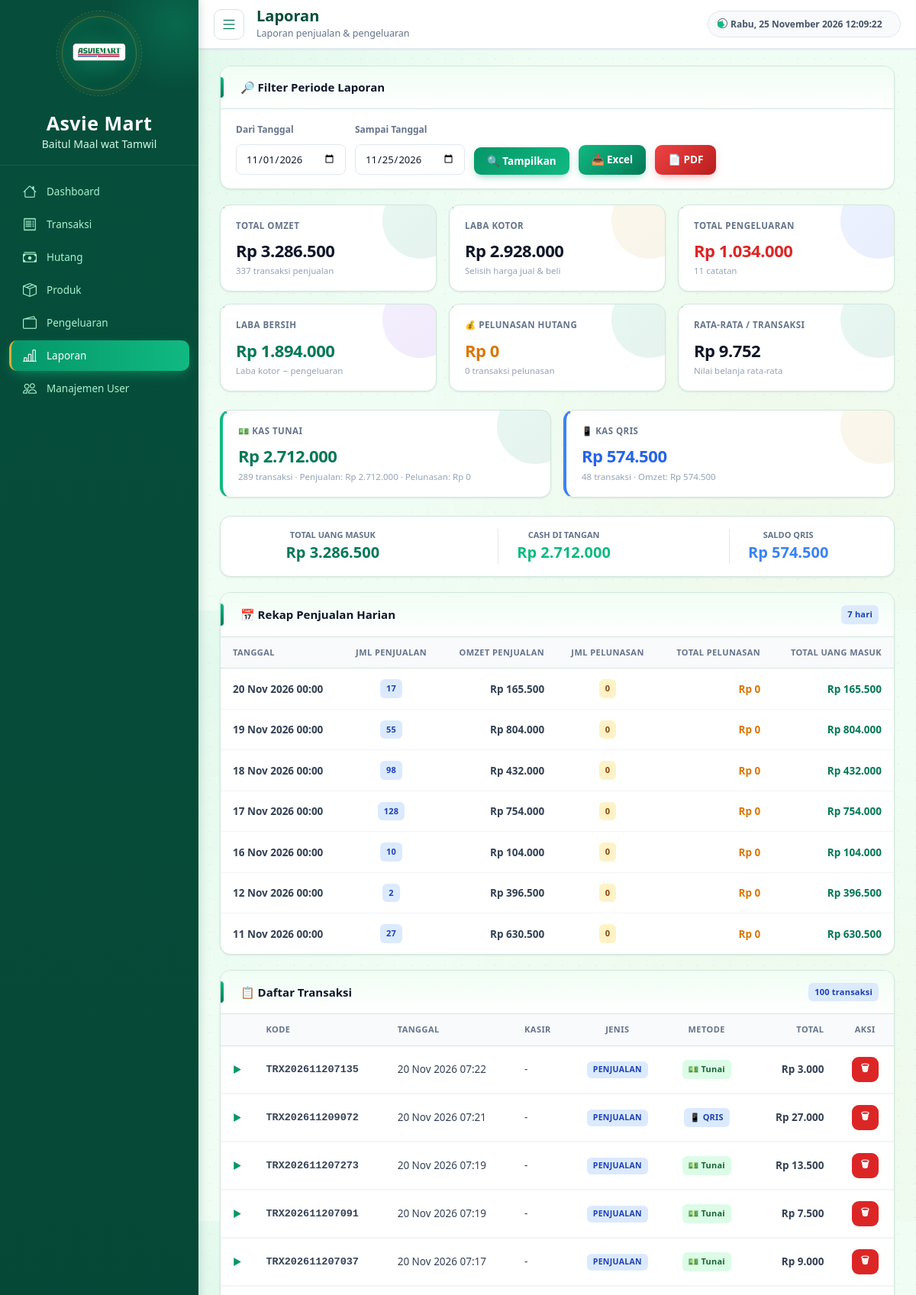
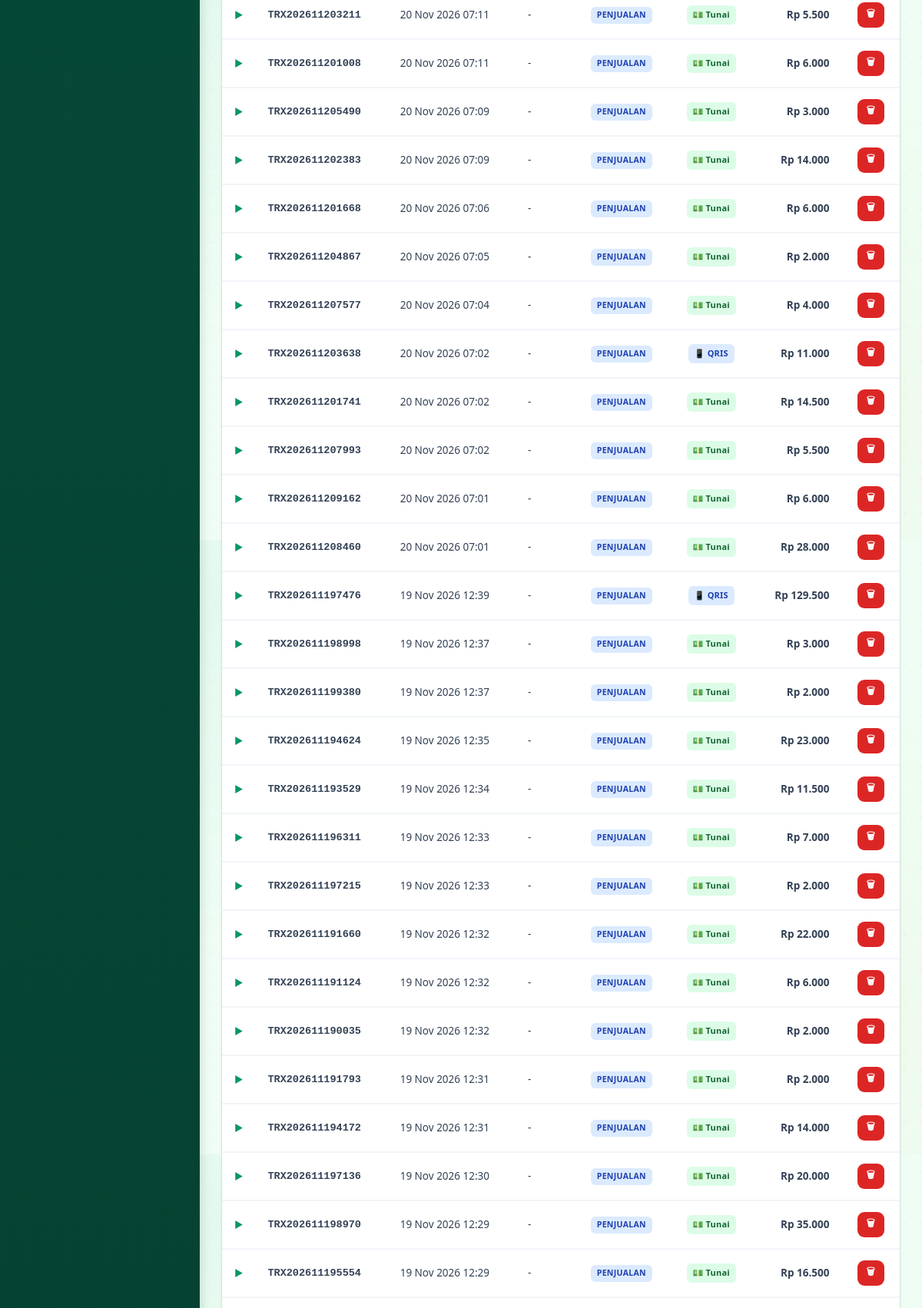
Screenshot of /admin/laporan.php (signed in, upper part) with the database file from the repository (2 pictures, top to bottom).
### tables this page shows
CREATE TABLE `transaksi` (
  `id` int NOT NULL,
  `kode` varchar(30) NOT NULL,
  `tanggal` datetime DEFAULT CURRENT_TIMESTAMP,
  `user_id` int DEFAULT NULL,
  `jenis` enum('penjualan','pembelian','pelunasan') NOT NULL,
  `total` decimal(15,2) DEFAULT '0.00',
  `metode_pembayaran` varchar(20) DEFAULT 'Tunai',
  `bayar` decimal(15,2) DEFAULT '0.00',
  `kembalian` decimal(15,2) DEFAULT '0.00',
  `keterangan` text
);

### includes/functions.php (called while the page is built, shortened)
<?php
function e($str) {
    return htmlspecialchars((string)$str, ENT_QUOTES, 'UTF-8');
}
function rupiah($angka) {
    return 'Rp ' . number_format((float)$angka, 0, ',', '.');
}
function tanggalIndo($datetime) {
    $bulan = [1 => 'Jan', 'Feb', 'Mar', 'Apr', 'Mei', 'Jun', 'Jul', 'Agu', 'Sep', 'Okt', 'Nov', 'Des'];
    $ts = strtotime($datetime);
    return date('d', $ts) . ' ' . $bulan[(int)date('n', $ts)] . ' ' . date('Y H:i', $ts);
}

### admin/laporan.php (the view, shortened to what this page needs)
<?php
require_once '../config/database.php';
$dari   = $_GET['dari']   ?? date('Y-m-01');
$sampai = $_GET['sampai'] ?? date('Y-m-d');
$stmt = $pdo->prepare("
    SELECT COUNT(*) AS jml, COALESCE(SUM(total),0) AS omzet,
           COALESCE(AVG(total),0) AS rata
    FROM transaksi
    WHERE jenis='penjualan' AND DATE(tanggal) BETWEEN ? AND ?
");
$stmt->execute([$dari, $sampai]);
$rekapJual = $stmt->fetch();
$stmt = $pdo->prepare("
    SELECT COUNT(*) AS jml, COALESCE(SUM(bayar),0) AS total
    FROM transaksi
    WHERE jenis='pelunasan' AND DATE(tanggal) BETWEEN ? AND ?
");
$stmt->execute([$dari, $sampai]);
$rekapPelunasan = $stmt->fetch();
$stmt = $pdo->prepare("
    SELECT
        COALESCE(metode_pembayaran,'tunai') AS metode,
        COUNT(*) AS jml,
        COALESCE(SUM(total),0) AS omzet,
        COALESCE(SUM(CASE WHEN COALESCE(metode_pembayaran,'tunai')='tunai' THEN (bayar-kembalian) ELSE total END),0) AS terbayar
    FROM transaksi
    WHERE jenis='penjualan' AND DATE(tanggal) BETWEEN ? AND ?
    GROUP BY COALESCE(metode_pembayaran,'tunai')
");
$stmt->execute([$dari, $sampai]);
$rekapMetode = [];
foreach ($stmt->fetchAll() as $row) {
    $rekapMetode[strtolower($row['metode'])] = $row;
}
$kasTunai  = $rekapMetode['tunai']  ?? ['jml'=>0,'omzet'=>0,'terbayar'=>0];
$kasQris   = $rekapMetode['qris']   ?? ['jml'=>0,'omzet'=>0,'terbayar'=>0];
$kasTunai['terbayar'] = (float)$kasTunai['terbayar'] + (float)$rekapPelunasan['total'];
$kasTunai['jml']      = (int)$kasTunai['jml'] + (int)$rekapPelunasan['jml'];
$stmt = $pdo->prepare("
    SELECT COALESCE(SUM((d.harga - p.harga_beli) * d.qty),0) AS laba
    FROM transaksi_detail d
    JOIN produk p ON p.id = d.produk_id
    JOIN transaksi t ON t.id = d.transaksi_id
    WHERE t.jenis='penjualan' AND DATE(t.tanggal) BETWEEN ? AND ?
");
$stmt->execute([$dari, $sampai]);
$labaKotor = (float)$stmt->fetchColumn();
$stmt = $pdo->prepare("
    SELECT DATE(tanggal) AS tgl,
           SUM(CASE WHEN jenis='penjualan' THEN 1 ELSE 0 END) AS jml_jual,
           SUM(CASE WHEN jenis='penjualan' THEN total ELSE 0 END) AS omzet,
           SUM(CASE WHEN jenis='pelunasan' THEN 1 ELSE 0 END) AS jml_pelunasan,
           SUM(CASE WHEN jenis='pelunasan' THEN bayar ELSE 0 END) AS total_pelunasan
    FROM transaksi
    WHERE jenis IN ('penjualan','pelunasan') AND DATE(tanggal) BETWEEN ? AND ?
    GROUP BY DATE(tanggal)
    ORDER BY tgl DESC
");
$stmt->execute([$dari, $sampai]);
$harian = $stmt->fetchAll();
$stmt = $pdo->prepare("
    SELECT t.*, u.nama AS kasir, t.metode_pembayaran,
           (SELECT COUNT(*) FROM transaksi_detail WHERE transaksi_id = t.id) AS jml_item
    FROM transaksi t
    LEFT JOIN users u ON u.id = t.user_id
    WHERE t.jenis IN ('penjualan','pelunasan') AND DATE(t.tanggal) BETWEEN ? AND ?
    ORDER BY t.id DESC
    LIMIT 100
");
$stmt->execute([$dari, $sampai]);
$daftarTransaksi = $stmt->fetchAll();
$totalPengeluaran = 0.0;
$rekapKeluar = ['total' => 0, 'jml' => 0];
try {
    $stmt = $pdo->prepare("
        SELECT COALESCE(SUM(nominal),0) AS total, COUNT(*) AS jml
        FROM pengeluaran
        WHERE DATE(tanggal) BETWEEN ? AND ?
    ");
    $stmt->execute([$dari, $sampai]);
    $rekapKeluar = $stmt->fetch();
    $totalPengeluaran = (float)($rekapKeluar['total'] ?? 0);
} catch (Exception $e) {
    error_log('Laporan pengeluaran error: ' . $e->getMessage());
    flash('error', 'Gagal memuat data pengeluaran: ' . $e->getMessage());
}
$labaBersih = $labaKotor - $totalPengeluaran;
require_once '../includes/header.php';
?>
<div class="card filter-card no-print">
  <div class="card-head">
    <h2>🔎 Filter Periode Laporan</h2>
  </div>
  <div class="card-body">
    <form method="get" class="filter-form">
      <div class="form-group">
        <label>Dari Tanggal</label>
        <input type="date" name="dari" value="<?= e($dari) ?>">
      </div>
      <div class="form-group">
        <label>Sampai Tanggal</label>
        <input type="date" name="sampai" value="<?= e($sampai) ?>">
      </div>
      <button class="btn btn-primary">🔍 Tampilkan</button>
      <a href="export_laporan.php?dari=<?= e($dari) ?>&sampai=<?= e($sampai) ?>&format=xls"
         class="btn btn-export-xls" title="Download untuk Microsoft Excel">📥 Excel</a>
      <a href="export_laporan.php?dari=<?= e($dari) ?>&sampai=<?= e($sampai) ?>&format=pdf"
         class="btn btn-export-pdf" title="Download PDF" target="_blank">📄 PDF</a>
    </form>
  </div>
</div>
<div class="stats-grid">
  <div class="stat">
    <div class="stat-label">Total Omzet</div>
    <div class="stat-value"><?= rupiah($rekapJual['omzet']) ?></div>
    <div class="stat-sub"><?= (int)$rekapJual['jml'] ?> transaksi penjualan</div>
  </div>
  <div class="stat">
    <div class="stat-label">Laba Kotor</div>
    <div class="stat-value"><?= rupiah($labaKotor) ?></div>
    <div class="stat-sub">Selisih harga jual &amp; beli</div>
  </div>
  <div class="stat">
    <div class="stat-label">Total Pengeluaran</div>
    <div class="stat-value neg"><?= rupiah($totalPengeluaran) ?></div>
    <div class="stat-sub"><?= (int)($rekapKeluar['jml'] ?? 0) ?> catatan</div>
  </div>
  <div class="stat">
    <div class="stat-label">Laba Bersih</div>
    <div class="stat-value <?= $labaBersih < 0 ? 'neg' : 'pos' ?>"><?= rupiah($labaBersih) ?></div>
    <div class="stat-sub">Laba kotor − pengeluaran</div>
  </div>
  <div class="stat">
    <div class="stat-label">💰 Pelunasan Hutang</div>
    <div class="stat-value" style="color:#d97706"><?= rupiah($rekapPelunasan['total']) ?></div>
    <div class="stat-sub"><?= (int)$rekapPelunasan['jml'] ?> transaksi pelunasan</div>
  </div>
  <div class="stat">
    <div class="stat-label">Rata-rata / Transaksi</div>
    <div class="stat-value"><?= rupiah($rekapJual['rata']) ?></div>
    <div class="stat-sub">Nilai belanja rata-rata</div>
  </div>
</div>
<div class="stats-grid" style="grid-template-columns:repeat(2,1fr)">
  <div class="stat" style="border-left:4px solid #10b981">
    <div class="stat-label">💵 Kas Tunai</div>
    <div class="stat-value pos"><?= rupiah($kasTunai['terbayar']) ?></div>
    <div class="stat-sub">
      <?= (int)$kasTunai['jml'] ?> transaksi ·
      Penjualan: <?= rupiah($kasTunai['omzet']) ?> ·
      Pelunasan: <?= rupiah($rekapPelunasan['total']) ?>
    </div>
  </div>
  <div class="stat" style="border-left:4px solid #3b82f6">
    <div class="stat-label">📱 Kas QRIS</div>
    <div class="stat-value" style="color:#2563eb"><?= rupiah($kasQris['terbayar']) ?></div>
    <div class="stat-sub">
      <?= (int)$kasQris['jml'] ?> transaksi ·
      Omzet: <?= rupiah($kasQris['omzet']) ?>
    </div>
  </div>
</div>
<div class="card" style="margin-bottom:20px">
  <div class="card-body" style="padding:16px 20px; display:flex; gap:24px; flex-wrap:wrap; justify-content:space-around; text-align:center">
    <div>
      <div style="font-size:11px;font-weight:600;color:#64748b;text-transform:uppercase">Total Uang Masuk</div>
      <div style="font-size:20px;font-weight:800;color:#047857">
        <?= rupiah($kasTunai['terbayar'] + $kasQris['terbayar']) ?>
      </div>
    </div>
    <div style="border-left:1px solid #e2e8f0;padding-left:24px">
      <div style="font-size:11px;font-weight:600;color:#64748b;text-transform:uppercase">Cash di Tangan</div>
      <div style="font-size:20px;font-weight:800;color:#10b981">
        <?= rupiah($kasTunai['terbayar']) ?>
      </div>
    </div>
    <div style="border-left:1px solid #e2e8f0;padding-left:24px">
      <div style="font-size:11px;font-weight:600;color:#64748b;text-transform:uppercase">Saldo QRIS</div>
      <div style="font-size:20px;font-weight:800;color:#3b82f6">
        <?= rupiah($kasQris['terbayar']) ?>
      </div>
    </div>
  </div>
</div>
<div class="card">
  <div class="card-head">
    <h2>📅 Rekap Penjualan Harian</h2>
    <span class="tag tag-blue"><?= count($harian) ?> hari</span>
  </div>
  <div class="table-wrap">
    <table>
      <thead>
        <tr>
          <th>Tanggal</th>
          <th class="text-center">Jml Penjualan</th>
          <th class="text-right">Omzet Penjualan</th>
          <th class="text-center">Jml Pelunasan</th>
          <th class="text-right">Total Pelunasan</th>
          <th class="text-right">Total Uang Masuk</th>
        </tr>
      </thead>
      <tbody>
      <?php if (!$harian): ?>
        <tr><td colspan="6">
          <div class="empty-state"><span class="emoji">📭</span>Tidak ada data pada periode ini.</div>
        </td></tr>
      <?php else: foreach ($harian as $h):
        $totalMasuk = (float)$h['omzet'] + (float)$h['total_pelunasan'];
      ?>
        <tr>
          <td class="strong"><?= tanggalIndo($h['tgl'] . ' 00:00:00') ?></td>
          <td class="text-center"><span class="tag tag-blue"><?= (int)$h['jml_jual'] ?></span></td>
          <td class="text-right strong"><?= rupiah($h['omzet']) ?></td>
          <td class="text-center"><span class="tag tag-amber"><?= (int)$h['jml_pelunasan'] ?></span></td>
          <td class="text-right" style="color:#d97706; font-weight:600"><?= rupiah($h['total_pelunasan']) ?></td>
          <td class="text-right strong" style="color:#047857"><?= rupiah($totalMasuk) ?></td>
        </tr>
      <?php endforeach; endif; ?>
      </tbody>
    </table>
  </div>
</div>
<div class="card">
  <div class="card-head">
    <h2>📋 Daftar Transaksi</h2>
    <span class="tag tag-blue"><?= count($daftarTransaksi) ?> transaksi</span>
  </div>
  <div class="table-wrap">
    <table>
      <thead>
        <tr>
          <th style="width:30px"></th>
          <th>Kode</th>
          <th>Tanggal</th>
          <th>Kasir</th>
          <th class="text-center">Jenis</th>
          <th class="text-center">Metode</th>
          <th class="text-right">Total</th>
          <th class="text-center">Aksi</th>
        </tr>
      </thead>
      <tbody>
      <?php if (!$daftarTransaksi): ?>
        <tr><td colspan="8">
          <div class="empty-state"><span class="emoji">📭</span>Tidak ada transaksi pada periode ini.</div>
        </td></tr>
      <?php else: foreach ($daftarTransaksi as $t):
        $rowId = 'trx-' . (int)$t['id'];
        $isPelunasan = ($t['jenis'] === 'pelunasan');
      ?>
        <tr class="row-transaksi" data-target="<?= $rowId ?>">
          <td class="text-center"><span class="toggle-icon" id="icon-<?= $rowId ?>">▶</span></td>
          <td class="strong"><code><?= e($t['kode']) ?></code></td>
          <td><?= tanggalIndo($t['tanggal']) ?></td>
          <td><?= e($t['kasir'] ?? '-') ?></td>
          <td class="text-center">
            <?php if ($isPelunasan): ?>
              <span class="badge-jenis pelunasan">Pelunasan</span>
            <?php else: ?>
              <span class="badge-jenis penjualan">Penjualan</span>
            <?php endif; ?>
          </td>
          <td class="text-center">
            <?php
              $m = strtolower($t['metode_pembayaran'] ?? 'tunai');
              $mLabel = $m === 'qris' ? '📱 QRIS' : ($m === 'hutang' ? '📝 Hutang' : '💵 Tunai');
              $mClass = $m === 'qris' ? 'tag-blue' : ($m === 'hutang' ? 'tag-red' : 'tag-green');
            ?>
            <span class="tag <?= $mClass ?>"><?= $mLabel ?></span>
          </td>
          <td class="text-right strong"><?= rupiah($t['total']) ?></td>
          <td class="text-center" style="white-space:nowrap" onclick="event.stopPropagation()">
            <button type="button" class="btn btn-danger btn-sm"
                    onclick="bukaHapusTransaksi(<?= (int)$t['id'] ?>, '<?= e(addslashes($t['kode'])) ?>', '<?= e($dari) ?>', '<?= e($sampai) ?>')"
                    title="Hapus Transaksi">🗑</button>
          </td>
        </tr>
        <tr class="row-detail" id="<?= $rowId ?>">
          <td colspan="8">
          </td>
        </tr>
      <?php endforeach; endif; ?>
      </tbody>
    </table>
  </div>
</div>
<?php require_once 'includes/footer.php'; ?>

### includes/header.php (style rules this page uses)
:root { --header-height: 64px; --header-shadow: 0 1px 3px rgba(15,23,42,.06), 0 1px 2px rgba(15,23,42,.04); --header-transition: all .25s cubic-bezier(.4,0,.2,1); }

### rows the page displays
transaksi: kode "TRX202611207135", tanggal "20 Nov 2026 07:22", kasir "-", jenis "PENJUALAN", metode_pembayaran "💵 Tunai", total "Rp 3.000"
transaksi: kode "TRX202611209072", tanggal "20 Nov 2026 07:21", kasir "-", jenis "PENJUALAN", metode_pembayaran "📱 QRIS", total "Rp 27.000"
transaksi: kode "TRX202611207273", tanggal "20 Nov 2026 07:19", kasir "-", jenis "PENJUALAN", metode_pembayaran "💵 Tunai", total "Rp 13.500"
transaksi: kode "TRX202611207091", tanggal "20 Nov 2026 07:19", kasir "-", jenis "PENJUALAN", metode_pembayaran "💵 Tunai", total "Rp 7.500"
transaksi: kode "TRX202611207037", tanggal "20 Nov 2026 07:17", kasir "-", jenis "PENJUALAN", metode_pembayaran "💵 Tunai", total "Rp 9.000"
transaksi: kode "TRX202611203211", tanggal "20 Nov 2026 07:11", kasir "-", jenis "PENJUALAN", metode_pembayaran "💵 Tunai", total "Rp 5.500"
transaksi: kode "TRX202611201008", tanggal "20 Nov 2026 07:11", kasir "-", jenis "PENJUALAN", metode_pembayaran "💵 Tunai", total "Rp 6.000"
transaksi: kode "TRX202611205490", tanggal "20 Nov 2026 07:09", kasir "-", jenis "PENJUALAN", metode_pembayaran "💵 Tunai", total "Rp 3.000"
transaksi: kode "TRX202611202383", tanggal "20 Nov 2026 07:09", kasir "-", jenis "PENJUALAN", metode_pembayaran "💵 Tunai", total "Rp 14.000"
transaksi: kode "TRX202611201668", tanggal "20 Nov 2026 07:06", kasir "-", jenis "PENJUALAN", metode_pembayaran "💵 Tunai", total "Rp 6.000"
transaksi: kode "TRX202611204867", tanggal "20 Nov 2026 07:05", kasir "-", jenis "PENJUALAN", metode_pembayaran "💵 Tunai", total "Rp 2.000"
transaksi: kode "TRX202611207577", tanggal "20 Nov 2026 07:04", kasir "-", jenis "PENJUALAN", metode_pembayaran "💵 Tunai", total "Rp 4.000"
transaksi: kode "TRX202611203638", tanggal "20 Nov 2026 07:02", kasir "-", jenis "PENJUALAN", metode_pembayaran "📱 QRIS", total "Rp 11.000"
transaksi: kode "TRX202611201741", tanggal "20 Nov 2026 07:02", kasir "-", jenis "PENJUALAN", metode_pembayaran "💵 Tunai", total "Rp 14.500"
transaksi: kode "TRX202611207993", tanggal "20 Nov 2026 07:02", kasir "-", jenis "PENJUALAN", metode_pembayaran "💵 Tunai", total "Rp 5.500"
transaksi: kode "TRX202611209162", tanggal "20 Nov 2026 07:01", kasir "-", jenis "PENJUALAN", metode_pembayaran "💵 Tunai", total "Rp 6.000"
transaksi: kode "TRX202611208460", tanggal "20 Nov 2026 07:01", kasir "-", jenis "PENJUALAN", metode_pembayaran "💵 Tunai", total "Rp 28.000"
transaksi: kode "TRX202611197476", tanggal "19 Nov 2026 12:39", kasir "-", jenis "PENJUALAN", metode_pembayaran "📱 QRIS", total "Rp 129.500"
transaksi: kode "TRX202611198998", tanggal "19 Nov 2026 12:37", kasir "-", jenis "PENJUALAN", metode_pembayaran "💵 Tunai", total "Rp 3.000"
transaksi: kode "TRX202611199380", tanggal "19 Nov 2026 12:37", kasir "-", jenis "PENJUALAN", metode_pembayaran "💵 Tunai", total "Rp 2.000"
transaksi: kode "TRX202611194624", tanggal "19 Nov 2026 12:35", kasir "-", jenis "PENJUALAN", metode_pembayaran "💵 Tunai", total "Rp 23.000"
transaksi: kode "TRX202611193529", tanggal "19 Nov 2026 12:34", kasir "-", jenis "PENJUALAN", metode_pembayaran "💵 Tunai", total "Rp 11.500"
transaksi: kode "TRX202611196311", tanggal "19 Nov 2026 12:33", kasir "-", jenis "PENJUALAN", metode_pembayaran "💵 Tunai", total "Rp 7.000"
transaksi: kode "TRX202611197215", tanggal "19 Nov 2026 12:33", kasir "-", jenis "PENJUALAN", metode_pembayaran "💵 Tunai", total "Rp 2.000"
transaksi: kode "TRX202611191660", tanggal "19 Nov 2026 12:32", kasir "-", jenis "PENJUALAN", metode_pembayaran "💵 Tunai", total "Rp 22.000"
transaksi: kode "TRX202611191124", tanggal "19 Nov 2026 12:32", kasir "-", jenis "PENJUALAN", metode_pembayaran "💵 Tunai", total "Rp 6.000"
transaksi: kode "TRX202611190035", tanggal "19 Nov 2026 12:32", kasir "-", jenis "PENJUALAN", metode_pembayaran "💵 Tunai", total "Rp 2.000"
transaksi: kode "TRX202611191793", tanggal "19 Nov 2026 12:31", kasir "-", jenis "PENJUALAN", metode_pembayaran "💵 Tunai", total "Rp 2.000"
transaksi: kode "TRX202611194172", tanggal "19 Nov 2026 12:31", kasir "-", jenis "PENJUALAN", metode_pembayaran "💵 Tunai", total "Rp 14.000"
transaksi: kode "TRX202611197136", tanggal "19 Nov 2026 12:30", kasir "-", jenis "PENJUALAN", metode_pembayaran "💵 Tunai", total "Rp 20.000"
transaksi: kode "TRX202611198970", tanggal "19 Nov 2026 12:29", kasir "-", jenis "PENJUALAN", metode_pembayaran "💵 Tunai", total "Rp 35.000"
transaksi: kode "TRX202611195554", tanggal "19 Nov 2026 12:29", kasir "-", jenis "PENJUALAN", metode_pembayaran "💵 Tunai", total "Rp 16.500"

### other values shown
$m[1] "Dashboard"
$m[1] "Transaksi"
$m[1] "Hutang"
$m[1] "Produk"
$m[1] "Pengeluaran"
$m[1] "Laporan"
$m[1] "Manajemen User"
$pageTitle "Laporan"
$pageSubtitle "Laporan penjualan & pengeluaran"
rupiah($rekapJual['omzet']) "Rp 3.286.500"
$rekapJual['jml'] "337"
rupiah($labaKotor) "Rp 2.928.000"
rupiah($totalPengeluaran) "Rp 1.034.000"
$rekapKeluar['jml'] "11"
rupiah($labaBersih) "Rp 1.894.000"
